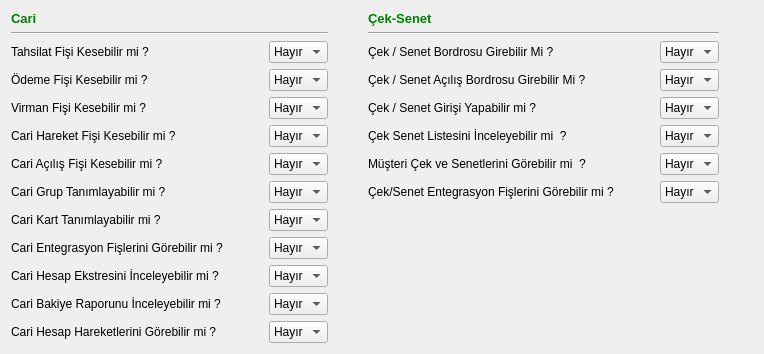
     <widget class="QWidget" name="tab_5">
      <attribute name="title">
       <string>Cari/Çek-Senet</string>
      </attribute>
      <layout class="QGridLayout" name="gridLayout_26">
       <item row="0" column="0">
        <layout class="QGridLayout" name="gridLayout_25" columnstretch="0,0,1,0,0,1">
         <item row="0" column="0">
          <widget class="QLabel" name="label_195">
           <property name="sizePolicy">
            <sizepolicy hsizetype="Fixed" vsizetype="Fixed">
             <horstretch>0</horstretch>
             <verstretch>0</verstretch>
            </sizepolicy>
           </property>
           <property name="text">
            <string>&lt;!DOCTYPE HTML PUBLIC &quot;-//W3C//DTD HTML 4.0//EN&quot; &quot;http://www.w3.org/TR/REC-html40/strict.dtd&quot;&gt;
&lt;html&gt;&lt;head&gt;&lt;meta name=&quot;qrichtext&quot; content=&quot;1&quot; /&gt;&lt;style type=&quot;text/css&quot;&gt;
p, li { white-space: pre-wrap; }
&lt;/style&gt;&lt;/head&gt;&lt;body style=&quot; font-family:'Sans Serif'; font-size:10pt; font-weight:400; font-style:normal;&quot;&gt;
&lt;p style=&quot; margin-top:0px; margin-bottom:0px; margin-left:0px; margin-right:0px; -qt-block-indent:0; text-indent:0px;&quot;&gt;&lt;span style=&quot; font-weight:600; color:#008000;&quot;&gt;Cari&lt;/span&gt;&lt;/p&gt;&lt;/body&gt;&lt;/html&gt;</string>
           </property>
          </widget>
         </item>
         <item row="0" column="3">
          <widget class="QLabel" name="label_196">
           <property name="text">
            <string>&lt;!DOCTYPE HTML PUBLIC &quot;-//W3C//DTD HTML 4.0//EN&quot; &quot;http://www.w3.org/TR/REC-html40/strict.dtd&quot;&gt;
&lt;html&gt;&lt;head&gt;&lt;meta name=&quot;qrichtext&quot; content=&quot;1&quot; /&gt;&lt;style type=&quot;text/css&quot;&gt;
p, li { white-space: pre-wrap; }
&lt;/style&gt;&lt;/head&gt;&lt;body style=&quot; font-family:'Sans Serif'; font-size:10pt; font-weight:400; font-style:normal;&quot;&gt;
&lt;p style=&quot; margin-top:0px; margin-bottom:0px; margin-left:0px; margin-right:0px; -qt-block-indent:0; text-indent:0px;&quot;&gt;&lt;span style=&quot; font-weight:600; color:#008000;&quot;&gt;Çek-Senet&lt;/span&gt;&lt;/p&gt;&lt;/body&gt;&lt;/html&gt;</string>
           </property>
          </widget>
         </item>
         <item row="1" column="0" colspan="2">
          <widget class="Line" name="line_17">
           <property name="orientation">
            <enum>Qt::Horizontal</enum>
           </property>
          </widget>
         </item>
         <item row="1" column="2" rowspan="2">
          <spacer name="horizontalSpacer_149">
           <property name="orientation">
            <enum>Qt::Horizontal</enum>
           </property>
           <property name="sizeHint" stdset="0">
            <size>
             <width>28</width>
             <height>20</height>
            </size>
           </property>
          </spacer>
         </item>
         <item row="1" column="3" colspan="2">
          <widget class="Line" name="line_18">
           <property name="orientation">
            <enum>Qt::Horizontal</enum>
           </property>
          </widget>
         </item>
         <item row="2" column="0">
          <widget class="QLabel" name="label_43">
           <property name="sizePolicy">
            <sizepolicy hsizetype="Fixed" vsizetype="Expanding">
             <horstretch>0</horstretch>
             <verstretch>0</verstretch>
            </sizepolicy>
           </property>
           <property name="text">
            <string>Tahsilat Fişi Kesebilir mi ?</string>
           </property>
          </widget>
         </item>
         <item row="2" column="1">
          <layout class="QHBoxLayout" name="horizontalLayout_123">
           <item>
            <spacer name="horizontalSpacer_123">
             <property name="orientation">
              <enum>Qt::Horizontal</enum>
             </property>
             <property name="sizeHint" stdset="0">
              <size>
               <width>40</width>
               <height>20</height>
              </size>
             </property>
            </spacer>
           </item>
           <item>
            <widget class="QComboBox" name="car_combobox_tahsilat_fisi">
             <property name="sizePolicy">
              <sizepolicy hsizetype="Fixed" vsizetype="Fixed">
               <horstretch>0</horstretch>
               <verstretch>0</verstretch>
              </sizepolicy>
             </property>
             <item>
              <property name="text">
               <string>Hayır</string>
              </property>
             </item>
             <item>
              <property name="text">
               <string>Evet</string>
              </property>
             </item>
            </widget>
           </item>
          </layout>
         </item>
         <item row="2" column="3">
          <widget class="QLabel" name="label_61">
           <property name="sizePolicy">
            <sizepolicy hsizetype="Fixed" vsizetype="Expanding">
             <horstretch>0</horstretch>
             <verstretch>0</verstretch>
            </sizepolicy>
           </property>
           <property name="text">
            <string>Çek / Senet Bordrosu Girebilir Mi ?</string>
           </property>
          </widget>
         </item>
         <item row="2" column="4">
          <layout class="QHBoxLayout" name="horizontalLayout_122">
           <item>
            <spacer name="horizontalSpacer_143">
             <property name="orientation">
              <enum>Qt::Horizontal</enum>
             </property>
             <property name="sizeHint" stdset="0">
              <size>
               <width>40</width>
               <height>20</height>
              </size>
             </property>
            </spacer>
           </item>
           <item>
            <widget class="QComboBox" name="cek_combobox_ent_fisleri">
             <property name="sizePolicy">
              <sizepolicy hsizetype="Fixed" vsizetype="Fixed">
               <horstretch>0</horstretch>
               <verstretch>0</verstretch>
              </sizepolicy>
             </property>
             <item>
              <property name="text">
               <string>Hayır</string>
              </property>
             </item>
             <item>
              <property name="text">
               <string>Evet</string>
              </property>
             </item>
            </widget>
           </item>
          </layout>
         </item>
         <item row="2" column="5">
          <spacer name="horizontalSpacer_68">
           <property name="orientation">
            <enum>Qt::Horizontal</enum>
           </property>
           <property name="sizeHint" stdset="0">
            <size>
             <width>40</width>
             <height>20</height>
            </size>
           </property>
          </spacer>
         </item>
         <item row="3" column="0">
          <widget class="QLabel" name="label_46">
           <property name="sizePolicy">
            <sizepolicy hsizetype="Fixed" vsizetype="Expanding">
             <horstretch>0</horstretch>
             <verstretch>0</verstretch>
            </sizepolicy>
           </property>
           <property name="text">
            <string>Ödeme Fişi Kesebilir mi ?</string>
           </property>
          </widget>
         </item>
         <item row="3" column="1">
          <layout class="QHBoxLayout" name="horizontalLayout_108">
           <item>
            <spacer name="horizontalSpacer_134">
             <property name="orientation">
              <enum>Qt::Horizontal</enum>
             </property>
             <property name="sizeHint" stdset="0">
              <size>
               <width>40</width>
               <height>20</height>
              </size>
             </property>
            </spacer>
           </item>
           <item>
            <widget class="QComboBox" name="car_combobox_odeme_fisi">
             <property name="sizePolicy">
              <sizepolicy hsizetype="Fixed" vsizetype="Fixed">
               <horstretch>0</horstretch>
               <verstretch>0</verstretch>
              </sizepolicy>
             </property>
             <item>
              <property name="text">
               <string>Hayır</string>
              </property>
             </item>
             <item>
              <property name="text">
               <string>Evet</string>
              </property>
             </item>
            </widget>
           </item>
          </layout>
         </item>
         <item row="3" column="3">
          <widget class="QLabel" name="label_94">
           <property name="sizePolicy">
            <sizepolicy hsizetype="Fixed" vsizetype="Expanding">
             <horstretch>0</horstretch>
             <verstretch>0</verstretch>
            </sizepolicy>
           </property>
           <property name="text">
            <string>Çek / Senet Açılış Bordrosu Girebilir Mi ?</string>
           </property>
          </widget>
         </item>
         <item row="3" column="4">
          <layout class="QHBoxLayout" name="horizontalLayout_121">
           <item>
            <spacer name="horizontalSpacer_144">
             <property name="orientation">
              <enum>Qt::Horizontal</enum>
             </property>
             <property name="sizeHint" stdset="0">
              <size>
               <width>40</width>
               <height>20</height>
              </size>
             </property>
            </spacer>
           </item>
           <item>
            <widget class="QComboBox" name="cek_combobox_acilis_bordrosu_yetkisi">
             <property name="sizePolicy">
              <sizepolicy hsizetype="Fixed" vsizetype="Fixed">
               <horstretch>0</horstretch>
               <verstretch>0</verstretch>
              </sizepolicy>
             </property>
             <item>
              <property name="text">
               <string>Hayır</string>
              </property>
             </item>
             <item>
              <property name="text">
               <string>Evet</string>
              </property>
             </item>
            </widget>
           </item>
          </layout>
         </item>
         <item row="4" column="0">
          <widget class="QLabel" name="label_40">
           <property name="sizePolicy">
            <sizepolicy hsizetype="Fixed" vsizetype="Expanding">
             <horstretch>0</horstretch>
             <verstretch>0</verstretch>
            </sizepolicy>
           </property>
           <property name="text">
            <string>Virman Fişi Kesebilir mi ?</string>
           </property>
          </widget>
         </item>
         <item row="4" column="1">
          <layout class="QHBoxLayout" name="horizontalLayout_109">
           <item>
            <spacer name="horizontalSpacer_135">
             <property name="orientation">
              <enum>Qt::Horizontal</enum>
             </property>
             <property name="sizeHint" stdset="0">
              <size>
               <width>40</width>
               <height>20</height>
              </size>
             </property>
            </spacer>
           </item>
           <item>
            <widget class="QComboBox" name="car_combobox_virman_fisi">
             <property name="sizePolicy">
              <sizepolicy hsizetype="Fixed" vsizetype="Fixed">
               <horstretch>0</horstretch>
               <verstretch>0</verstretch>
              </sizepolicy>
             </property>
             <item>
              <property name="text">
               <string>Hayır</string>
              </property>
             </item>
             <item>
              <property name="text">
               <string>Evet</string>
              </property>
             </item>
            </widget>
           </item>
          </layout>
         </item>
         <item row="4" column="3">
          <widget class="QLabel" name="label_60">
           <property name="sizePolicy">
            <sizepolicy hsizetype="Fixed" vsizetype="Expanding">
             <horstretch>0</horstretch>
             <verstretch>0</verstretch>
            </sizepolicy>
           </property>
           <property name="text">
            <string>Çek / Senet Girişi Yapabilir mi ?</string>
           </property>
          </widget>
         </item>
         <item row="4" column="4">
          <layout class="QHBoxLayout" name="horizontalLayout_120">
           <item>
            <spacer name="horizontalSpacer_145">
             <property name="orientation">
              <enum>Qt::Horizontal</enum>
             </property>
             <property name="sizeHint" stdset="0">
              <size>
               <width>40</width>
               <height>20</height>
              </size>
             </property>
            </spacer>
           </item>
           <item>
            <widget class="QComboBox" name="cek_combobox_cek_girisi">
             <property name="sizePolicy">
              <sizepolicy hsizetype="Fixed" vsizetype="Fixed">
               <horstretch>0</horstretch>
               <verstretch>0</verstretch>
              </sizepolicy>
             </property>
             <item>
              <property name="text">
               <string>Hayır</string>
              </property>
             </item>
             <item>
              <property name="text">
               <string>Evet</string>
              </property>
             </item>
            </widget>
           </item>
          </layout>
         </item>
         <item row="5" column="0">
          <widget class="QLabel" name="label_49">
           <property name="sizePolicy">
            <sizepolicy hsizetype="Fixed" vsizetype="Expanding">
             <horstretch>0</horstretch>
             <verstretch>0</verstretch>
            </sizepolicy>
           </property>
           <property name="text">
            <string>Cari Hareket Fişi Kesebilir mi ?</string>
           </property>
          </widget>
         </item>
         <item row="5" column="1">
          <layout class="QHBoxLayout" name="horizontalLayout_110">
           <item>
            <spacer name="horizontalSpacer_136">
             <property name="orientation">
              <enum>Qt::Horizontal</enum>
             </property>
             <property name="sizeHint" stdset="0">
              <size>
               <width>40</width>
               <height>20</height>
              </size>
             </property>
            </spacer>
           </item>
           <item>
            <widget class="QComboBox" name="car_combobox_hareket_fisi">
             <property name="sizePolicy">
              <sizepolicy hsizetype="Fixed" vsizetype="Fixed">
               <horstretch>0</horstretch>
               <verstretch>0</verstretch>
              </sizepolicy>
             </property>
             <item>
              <property name="text">
               <string>Hayır</string>
              </property>
             </item>
             <item>
              <property name="text">
               <string>Evet</string>
              </property>
             </item>
            </widget>
           </item>
          </layout>
         </item>
         <item row="5" column="3">
          <widget class="QLabel" name="label_66">
           <property name="sizePolicy">
            <sizepolicy hsizetype="Fixed" vsizetype="Expanding">
             <horstretch>0</horstretch>
             <verstretch>0</verstretch>
            </sizepolicy>
           </property>
           <property name="text">
            <string>Çek Senet Listesini İnceleyebilir mi  ?</string>
           </property>
          </widget>
         </item>
         <item row="5" column="4">
          <layout class="QHBoxLayout" name="horizontalLayout_119">
           <item>
            <spacer name="horizontalSpacer_146">
             <property name="orientation">
              <enum>Qt::Horizontal</enum>
             </property>
             <property name="sizeHint" stdset="0">
              <size>
               <width>40</width>
               <height>20</height>
              </size>
             </property>
            </spacer>
           </item>
           <item>
            <widget class="QComboBox" name="cek_combobox_cek_senet_listesi">
             <property name="sizePolicy">
              <sizepolicy hsizetype="Fixed" vsizetype="Fixed">
               <horstretch>0</horstretch>
               <verstretch>0</verstretch>
              </sizepolicy>
             </property>
             <item>
              <property name="text">
               <string>Hayır</string>
              </property>
             </item>
             <item>
              <property name="text">
               <string>Evet</string>
              </property>
             </item>
            </widget>
           </item>
          </layout>
         </item>
         <item row="6" column="0">
          <widget class="QLabel" name="label_54">
           <property name="sizePolicy">
            <sizepolicy hsizetype="Fixed" vsizetype="Expanding">
             <horstretch>0</horstretch>
             <verstretch>0</verstretch>
            </sizepolicy>
           </property>
           <property name="text">
            <string>Cari Açılış Fişi Kesebilir mi ?</string>
           </property>
          </widget>
         </item>
         <item row="6" column="1">
          <layout class="QHBoxLayout" name="horizontalLayout_111">
           <item>
            <spacer name="horizontalSpacer_137">
             <property name="orientation">
              <enum>Qt::Horizontal</enum>
             </property>
             <property name="sizeHint" stdset="0">
              <size>
               <width>40</width>
               <height>20</height>
              </size>
             </property>
            </spacer>
           </item>
           <item>
            <widget class="QComboBox" name="car_combobox_cari_acilis_fisi">
             <property name="sizePolicy">
              <sizepolicy hsizetype="Fixed" vsizetype="Fixed">
               <horstretch>0</horstretch>
               <verstretch>0</verstretch>
              </sizepolicy>
             </property>
             <item>
              <property name="text">
               <string>Hayır</string>
              </property>
             </item>
             <item>
              <property name="text">
               <string>Evet</string>
              </property>
             </item>
            </widget>
           </item>
          </layout>
         </item>
         <item row="6" column="3">
          <widget class="QLabel" name="label_67">
           <property name="sizePolicy">
            <sizepolicy hsizetype="Fixed" vsizetype="Expanding">
             <horstretch>0</horstretch>
             <verstretch>0</verstretch>
            </sizepolicy>
           </property>
           <property name="text">
            <string>Müşteri Çek ve Senetlerini Görebilir mi  ?</string>
           </property>
          </widget>
         </item>
         <item row="6" column="4">
          <layout class="QHBoxLayout" name="horizontalLayout_118">
           <item>
            <spacer name="horizontalSpacer_147">
             <property name="orientation">
              <enum>Qt::Horizontal</enum>
             </property>
             <property name="sizeHint" stdset="0">
              <size>
               <width>40</width>
               <height>20</height>
              </size>
             </property>
            </spacer>
           </item>
           <item>
            <widget class="QComboBox" name="cek_combobox_musteri_cek_ve_senetleri">
             <property name="sizePolicy">
              <sizepolicy hsizetype="Fixed" vsizetype="Fixed">
               <horstretch>0</horstretch>
               <verstretch>0</verstretch>
              </sizepolicy>
             </property>
             <item>
              <property name="text">
               <string>Hayır</string>
              </property>
             </item>
             <item>
              <property name="text">
               <string>Evet</string>
              </property>
             </item>
            </widget>
           </item>
          </layout>
         </item>
         <item row="7" column="0">
          <widget class="QLabel" name="label_51">
           <property name="sizePolicy">
            <sizepolicy hsizetype="Fixed" vsizetype="Expanding">
             <horstretch>0</horstretch>
             <verstretch>0</verstretch>
            </sizepolicy>
           </property>
           <property name="text">
            <string>Cari Grup Tanımlayabilir mi ?</string>
           </property>
          </widget>
         </item>
         <item row="7" column="1">
          <layout class="QHBoxLayout" name="horizontalLayout_112">
           <item>
            <spacer name="horizontalSpacer_138">
             <property name="orientation">
              <enum>Qt::Horizontal</enum>
             </property>
             <property name="sizeHint" stdset="0">
              <size>
               <width>40</width>
               <height>20</height>
              </size>
             </property>
            </spacer>
           </item>
           <item>
            <widget class="QComboBox" name="car_combobox_cari_grup">
             <property name="sizePolicy">
              <sizepolicy hsizetype="Fixed" vsizetype="Fixed">
               <horstretch>0</horstretch>
               <verstretch>0</verstretch>
              </sizepolicy>
             </property>
             <item>
              <property name="text">
               <string>Hayır</string>
              </property>
             </item>
             <item>
              <property name="text">
               <string>Evet</string>
              </property>
             </item>
            </widget>
           </item>
          </layout>
         </item>
         <item row="7" column="3">
          <widget class="QLabel" name="label_62">
           <property name="sizePolicy">
            <sizepolicy hsizetype="Fixed" vsizetype="Expanding">
             <horstretch>0</horstretch>
             <verstretch>0</verstretch>
            </sizepolicy>
           </property>
           <property name="text">
            <string>Çek/Senet Entegrasyon Fişlerini Görebilir mi ?</string>
           </property>
          </widget>
         </item>
         <item row="7" column="4">
          <layout class="QHBoxLayout" name="horizontalLayout_117">
           <item>
            <spacer name="horizontalSpacer_148">
             <property name="orientation">
              <enum>Qt::Horizontal</enum>
             </property>
             <property name="sizeHint" stdset="0">
              <size>
               <width>40</width>
               <height>20</height>
              </size>
             </property>
            </spacer>
           </item>
           <item>
            <widget class="QComboBox" name="cek_combobox_bordro_girisi">
             <property name="sizePolicy">
              <sizepolicy hsizetype="Fixed" vsizetype="Fixed">
               <horstretch>0</horstretch>
               <verstretch>0</verstretch>
              </sizepolicy>
             </property>
             <item>
              <property name="text">
               <string>Hayır</string>
              </property>
             </item>
             <item>
              <property name="text">
               <string>Evet</string>
              </property>
             </item>
            </widget>
           </item>
          </layout>
         </item>
         <item row="8" column="0">
          <widget class="QLabel" name="label_52">
           <property name="sizePolicy">
            <sizepolicy hsizetype="Fixed" vsizetype="Expanding">
             <horstretch>0</horstretch>
             <verstretch>0</verstretch>
            </sizepolicy>
           </property>
           <property name="text">
            <string>Cari Kart Tanımlayabilir mi ?</string>
           </property>
          </widget>
         </item>
         <item row="8" column="1">
          <layout class="QHBoxLayout" name="horizontalLayout_113">
           <item>
            <spacer name="horizontalSpacer_139">
             <property name="orientation">
              <enum>Qt::Horizontal</enum>
             </property>
             <property name="sizeHint" stdset="0">
              <size>
               <width>40</width>
               <height>20</height>
              </size>
             </property>
            </spacer>
           </item>
           <item>
            <widget class="QComboBox" name="car_combobox_cari_hesap">
             <property name="sizePolicy">
              <sizepolicy hsizetype="Fixed" vsizetype="Fixed">
               <horstretch>0</horstretch>
               <verstretch>0</verstretch>
              </sizepolicy>
             </property>
             <item>
              <property name="text">
               <string>Hayır</string>
              </property>
             </item>
             <item>
              <property name="text">
               <string>Evet</string>
              </property>
             </item>
            </widget>
           </item>
          </layout>
         </item>
         <item row="9" column="0">
          <widget class="QLabel" name="label_53">
           <property name="sizePolicy">
            <sizepolicy hsizetype="Fixed" vsizetype="Expanding">
             <horstretch>0</horstretch>
             <verstretch>0</verstretch>
            </sizepolicy>
           </property>
           <property name="text">
            <string>Cari Entegrasyon Fişlerini Görebilir mi ?</string>
           </property>
          </widget>
         </item>
         <item row="9" column="1">
          <layout class="QHBoxLayout" name="horizontalLayout_114">
           <item>
            <spacer name="horizontalSpacer_140">
             <property name="orientation">
              <enum>Qt::Horizontal</enum>
             </property>
             <property name="sizeHint" stdset="0">
              <size>
               <width>40</width>
               <height>20</height>
              </size>
             </property>
            </spacer>
           </item>
           <item>
            <widget class="QComboBox" name="car_combobox_ent_fisleri">
             <property name="sizePolicy">
              <sizepolicy hsizetype="Fixed" vsizetype="Fixed">
               <horstretch>0</horstretch>
               <verstretch>0</verstretch>
              </sizepolicy>
             </property>
             <item>
              <property name="text">
               <string>Hayır</string>
              </property>
             </item>
             <item>
              <property name="text">
               <string>Evet</string>
              </property>
             </item>
            </widget>
           </item>
          </layout>
         </item>
         <item row="10" column="0">
          <widget class="QLabel" name="label_55">
           <property name="sizePolicy">
            <sizepolicy hsizetype="Fixed" vsizetype="Expanding">
             <horstretch>0</horstretch>
             <verstretch>0</verstretch>
            </sizepolicy>
           </property>
           <property name="text">
            <string>Cari Hesap Ekstresini İnceleyebilir mi ?</string>
           </property>
          </widget>
         </item>
         <item row="10" column="1">
          <layout class="QHBoxLayout" name="horizontalLayout_115">
           <item>
            <spacer name="horizontalSpacer_141">
             <property name="orientation">
              <enum>Qt::Horizontal</enum>
             </property>
             <property name="sizeHint" stdset="0">
              <size>
               <width>40</width>
               <height>20</height>
              </size>
             </property>
            </spacer>
           </item>
           <item>
            <widget class="QComboBox" name="car_combobox_cari_hesap_ekstresi">
             <property name="sizePolicy">
              <sizepolicy hsizetype="Fixed" vsizetype="Fixed">
               <horstretch>0</horstretch>
               <verstretch>0</verstretch>
              </sizepolicy>
             </property>
             <item>
              <property name="text">
               <string>Hayır</string>
              </property>
             </item>
             <item>
              <property name="text">
               <string>Evet</string>
              </property>
             </item>
            </widget>
           </item>
          </layout>
         </item>
         <item row="11" column="0">
          <widget class="QLabel" name="label_56">
           <property name="sizePolicy">
            <sizepolicy hsizetype="Fixed" vsizetype="Expanding">
             <horstretch>0</horstretch>
             <verstretch>0</verstretch>
            </sizepolicy>
           </property>
           <property name="text">
            <string>Cari Bakiye Raporunu İnceleyebilir mi ?</string>
           </property>
          </widget>
         </item>
         <item row="11" column="1">
          <layout class="QHBoxLayout" name="horizontalLayout_116">
           <item>
            <spacer name="horizontalSpacer_142">
             <property name="orientation">
              <enum>Qt::Horizontal</enum>
             </property>
             <property name="sizeHint" stdset="0">
              <size>
               <width>40</width>
               <height>20</height>
              </size>
             </property>
            </spacer>
           </item>
           <item>
            <widget class="QComboBox" name="car_combobox_cari_bakiye_raporu">
             <property name="sizePolicy">
              <sizepolicy hsizetype="Fixed" vsizetype="Fixed">
               <horstretch>0</horstretch>
               <verstretch>0</verstretch>
              </sizepolicy>
             </property>
             <item>
              <property name="text">
               <string>Hayır</string>
              </property>
             </item>
             <item>
              <property name="text">
               <string>Evet</string>
              </property>
             </item>
            </widget>
           </item>
          </layout>
         </item>
         <item row="12" column="0">
          <widget class="QLabel" name="label_99">
           <property name="sizePolicy">
            <sizepolicy hsizetype="Fixed" vsizetype="Expanding">
             <horstretch>0</horstretch>
             <verstretch>0</verstretch>
            </sizepolicy>
           </property>
           <property name="text">
            <string>Cari Hesap Hareketlerini Görebilir mi ?</string>
           </property>
          </widget>
         </item>
         <item row="12" column="1">
          <layout class="QHBoxLayout" name="horizontalLayout_48">
           <item>
            <spacer name="horizontalSpacer_74">
             <property name="orientation">
              <enum>Qt::Horizontal</enum>
             </property>
             <property name="sizeHint" stdset="0">
              <size>
               <width>40</width>
               <height>20</height>
              </size>
             </property>
            </spacer>
           </item>
           <item>
            <widget class="QComboBox" name="car_combobox_cari_hesap_hareketleri_grb_mi">
             <property name="sizePolicy">
              <sizepolicy hsizetype="Fixed" vsizetype="Fixed">
               <horstretch>0</horstretch>
               <verstretch>0</verstretch>
              </sizepolicy>
             </property>
             <item>
              <property name="text">
               <string>Hayır</string>
              </property>
             </item>
             <item>
              <property name="text">
               <string>Evet</string>
              </property>
             </item>
            </widget>
           </item>
          </layout>
         </item>
        </layout>
       </item>
      </layout>
     </widget>
